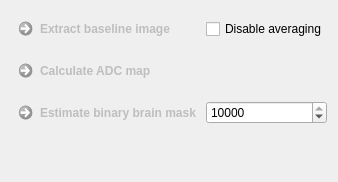
     <widget class="QWidget" name="tab_2">
      <attribute name="title">
       <string>Other</string>
      </attribute>
      <layout class="QGridLayout" name="gridLayout_9">
       <item row="0" column="1">
        <widget class="QCheckBox" name="m_CheckExtractAll">
         <property name="toolTip">
          <string>Create a 3D+t data set containing all b0 images as timesteps</string>
         </property>
         <property name="text">
          <string>Disable averaging</string>
         </property>
        </widget>
       </item>
       <item row="0" column="0">
        <widget class="QCommandLinkButton" name="m_ButtonExtractB0">
         <property name="enabled">
          <bool>false</bool>
         </property>
         <property name="toolTip">
          <string>If multiple baseline acquisitions are present, the default behaviour is to output an averaged image.</string>
         </property>
         <property name="statusTip">
          <string/>
         </property>
         <property name="whatsThis">
          <string notr="true"/>
         </property>
         <property name="text">
          <string>Extract baseline image</string>
         </property>
        </widget>
       </item>
       <item row="3" column="0">
        <spacer name="verticalSpacer_3">
         <property name="orientation">
          <enum>Qt::Vertical</enum>
         </property>
         <property name="sizeHint" stdset="0">
          <size>
           <width>20</width>
           <height>40</height>
          </size>
         </property>
        </spacer>
       </item>
       <item row="1" column="0">
        <widget class="QCommandLinkButton" name="m_CalcAdcButton">
         <property name="enabled">
          <bool>false</bool>
         </property>
         <property name="toolTip">
          <string>If multiple baseline acquisitions are present, the default behaviour is to output an averaged image.</string>
         </property>
         <property name="statusTip">
          <string/>
         </property>
         <property name="whatsThis">
          <string notr="true"/>
         </property>
         <property name="text">
          <string>Calculate ADC map</string>
         </property>
        </widget>
       </item>
       <item row="2" column="0">
        <widget class="QCommandLinkButton" name="m_ExtractBrainMask">
         <property name="enabled">
          <bool>false</bool>
         </property>
         <property name="toolTip">
          <string>If multiple baseline acquisitions are present, the default behaviour is to output an averaged image.</string>
         </property>
         <property name="statusTip">
          <string/>
         </property>
         <property name="whatsThis">
          <string notr="true"/>
         </property>
         <property name="text">
          <string>Estimate binary brain mask</string>
         </property>
        </widget>
       </item>
       <item row="2" column="1">
        <widget class="QSpinBox" name="m_BrainMaskIterationsBox">
         <property name="toolTip">
          <string>Maximum number of iterations.</string>
         </property>
         <property name="maximum">
          <number>10000</number>
         </property>
         <property name="value">
          <number>10000</number>
         </property>
        </widget>
       </item>
      </layout>
     </widget>
